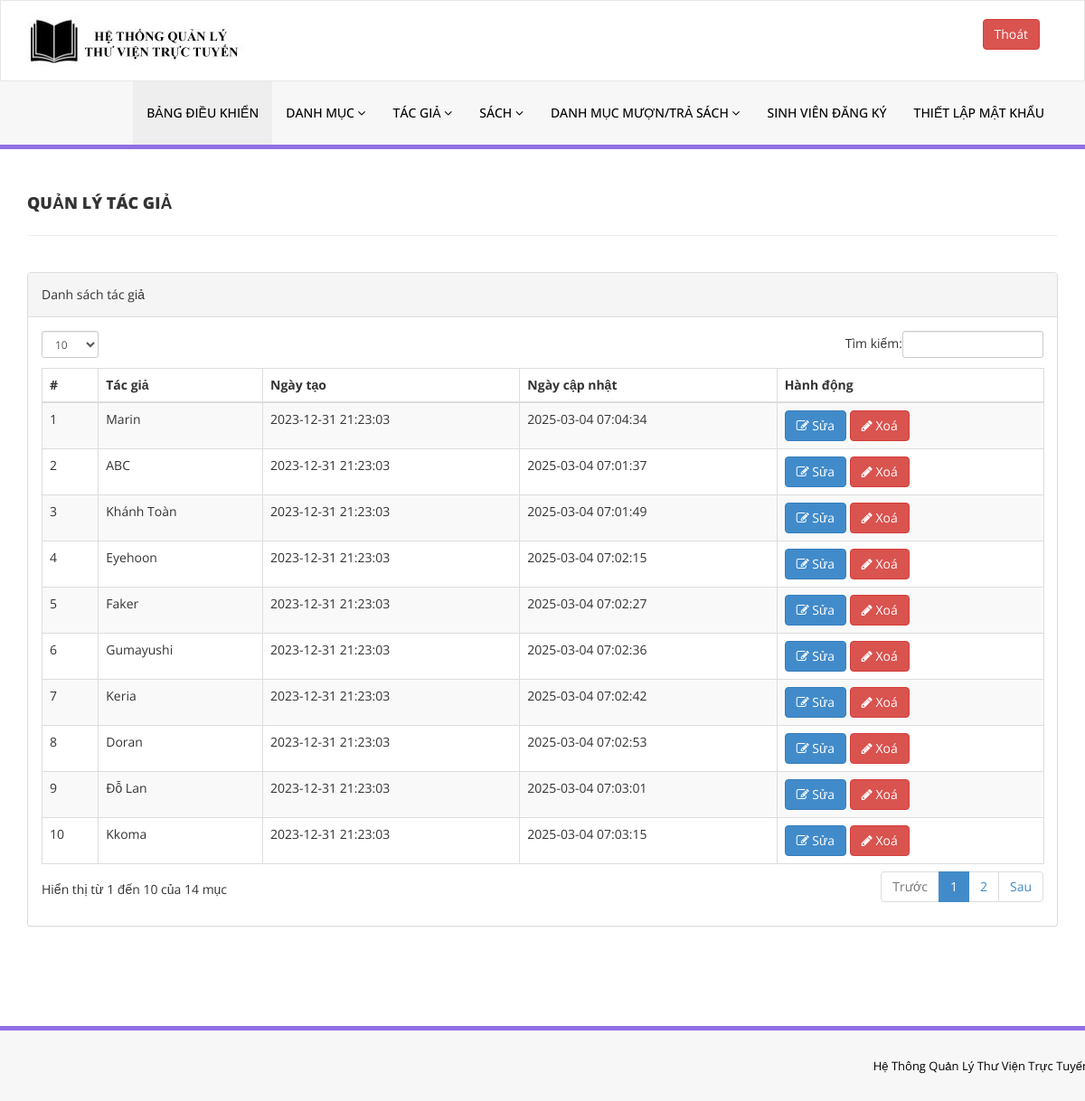
/library/admin/manage-authors.php (signed in), run on the app's committed database.
### tables this page shows
CREATE TABLE `tblauthors` (
  `id` int(11) NOT NULL,
  `AuthorName` varchar(159) DEFAULT NULL,
  `creationDate` timestamp NULL DEFAULT current_timestamp(),
  `UpdationDate` timestamp NULL DEFAULT NULL ON UPDATE current_timestamp()
);

### library/admin/manage-authors.php (the view, shortened to what this page needs)
<?php
include('includes/config.php');
if(strlen($_SESSION['alogin'])==0)
    {
header('location:index.php');
}
else{
    ?>
<!DOCTYPE html>
<html xmlns="http://www.w3.org/1999/xhtml">
<head>
    <link href="assets/css/bootstrap.css" rel="stylesheet" />
    <link href="assets/css/font-awesome.css" rel="stylesheet" />
    <link href="assets/js/dataTables/dataTables.bootstrap.css" rel="stylesheet" />
    <link href="assets/css/style.css" rel="stylesheet" />
</head>
<body>
<?php include('includes/header.php');?>
    <div class="content-wrapper">
         <div class="container">
        <div class="row pad-botm">
            <div class="col-md-12">
                <h4 class="header-line">QUẢN LÝ TÁC GIẢ</h4>
    </div>
     <div class="row">
</div>
        </div>
            <div class="row">
                <div class="col-md-12">
                    <div class="panel panel-default">
                        <div class="panel-heading">
                            Danh sách tác giả
                        </div>
                        <div class="panel-body">
                            <div class="table-responsive">
                                <table class="table table-striped table-bordered table-hover" id="dataTables-example">
                                    <thead>
                                        <tr>
                                            <th>#</th>
                                            <th>Tác giả</th>
                                            <th>Ngày tạo</th>
                                            <th>Ngày cập nhật</th>
                                            <th>Hành động</th>
                                        </tr>
                                    </thead>
                                    <tbody>
<?php $sql = "SELECT * from  tblauthors";
$query = $dbh -> prepare($sql);
$query->execute();
$results=$query->fetchAll(PDO::FETCH_OBJ);
$cnt=1;
if($query->rowCount() > 0)
{
foreach($results as $result)
{               ?>
                                        <tr class="odd gradeX">
                                            <td class="center"><?php echo htmlentities($cnt);?></td>
                                            <td class="center"><?php echo htmlentities($result->AuthorName);?></td>
                                            <td class="center"><?php echo htmlentities($result->creationDate);?></td>
                                            <td class="center"><?php echo htmlentities($result->UpdationDate);?></td>
                                            <td class="center">
                                            <a href="edit-author.php?athrid=<?php echo htmlentities($result->id);?>"><button class="btn btn-primary"><i class="fa fa-edit "></i> Sửa</button>
                                          <a href="manage-authors.php?del=<?php echo htmlentities($result->id);?>" onclick="return confirm('Bạn có chắc chắn muốn xóa không?');"" >  <button class="btn btn-danger"><i class="fa fa-pencil"></i> Xoá</button>
                                            </td>
                                        </tr>
 <?php $cnt=$cnt+1;}} ?>
                                    </tbody>
                                </table>
                            </div>
                        </div>
                    </div>
                </div>
            </div>
    </div>
    </div>
  <?php include('includes/footer.php');?>
</body>
</html>
<?php } ?>

### library/admin/assets/css/style.css (style rules this page uses)
.content-wrapper { margin-top: 40px; min-height:800px; padding-bottom:90px; }
.header-line { font-weight:900; padding-bottom:25px; border-bottom:1px solid #eeeeee; text-transform:uppercase; }
.pad-botm { padding-bottom:30px; }

### data on the page
tblauthors: AuthorName "Marin", creationDate "2023-12-31 21:23:03", UpdationDate "2025-03-04 07:04:34"
tblauthors: AuthorName "ABC", creationDate "2023-12-31 21:23:03", UpdationDate "2025-03-04 07:01:37"
tblauthors: AuthorName "Khánh Toàn", creationDate "2023-12-31 21:23:03", UpdationDate "2025-03-04 07:01:49"
tblauthors: AuthorName "Eyehoon", creationDate "2023-12-31 21:23:03", UpdationDate "2025-03-04 07:02:15"
tblauthors: AuthorName "Faker", creationDate "2023-12-31 21:23:03", UpdationDate "2025-03-04 07:02:27"
tblauthors: AuthorName "Gumayushi", creationDate "2023-12-31 21:23:03", UpdationDate "2025-03-04 07:02:36"
tblauthors: AuthorName "Keria", creationDate "2023-12-31 21:23:03", UpdationDate "2025-03-04 07:02:42"
tblauthors: AuthorName "Doran", creationDate "2023-12-31 21:23:03", UpdationDate "2025-03-04 07:02:53"
tblauthors: AuthorName "Đỗ Lan", creationDate "2023-12-31 21:23:03", UpdationDate "2025-03-04 07:03:01"
tblauthors: AuthorName "Kkoma", creationDate "2023-12-31 21:23:03", UpdationDate "2025-03-04 07:03:15"
